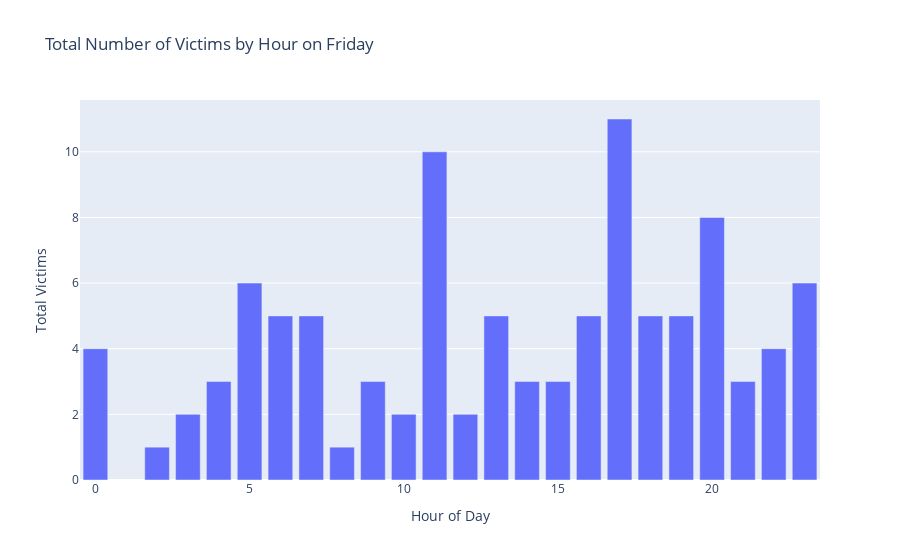
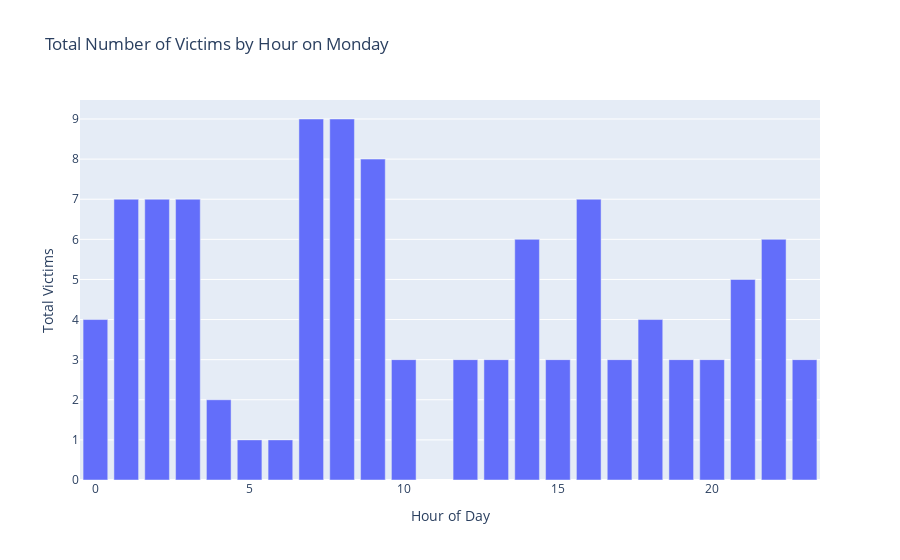
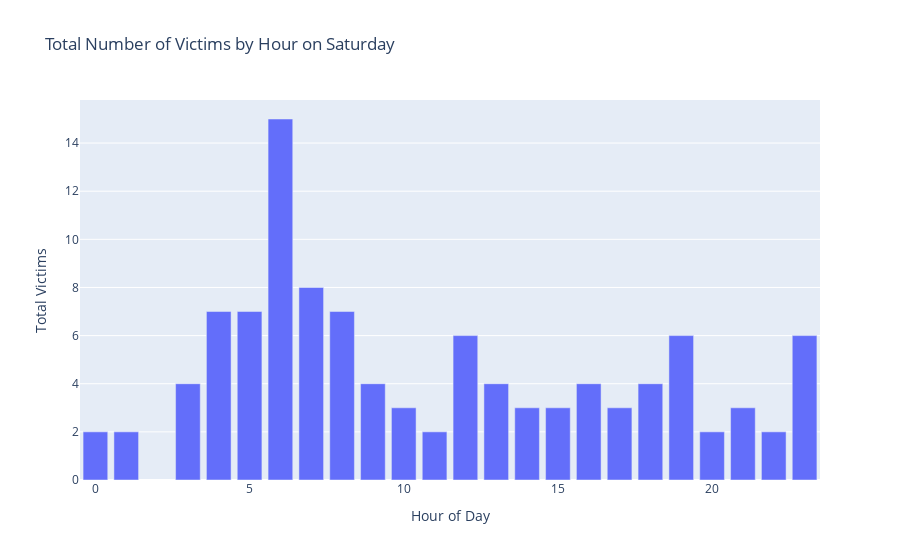
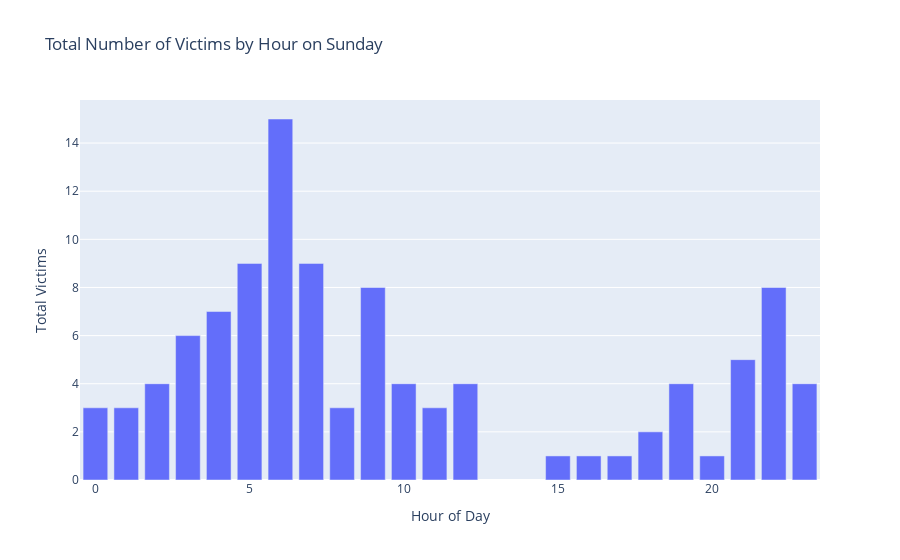

Source (notebook cell) for these figures, in order:
### Code cell
import plotly.express as px

# Group data by day name and hour, summing 'n_victimas'
grouped_data = data_hm.groupby([data_hm['fecha_hora'].dt.day_name().rename('Day_of_Week'), 
                                 data_hm['fecha_hora'].dt.hour.rename('Hour_of_Day')])['n_victimas'].sum().reset_index()

# Iterate over unique days and create a separate bar plot for each day
for day in grouped_data['Day_of_Week'].unique():
    # Filter data for the current day
    day_data = grouped_data[grouped_data['Day_of_Week'] == day]
    
    # Create a bar plot for the current day
    fig = px.bar(day_data, x='Hour_of_Day', y='n_victimas', 
                 title=f'Total Number of Victims by Hour on {day}',
                 labels={'Hour_of_Day': 'Hour of Day', 'n_victimas': 'Total Victims'})
    
    # Show the plot
    fig.show()

### Figure 1 — Plotly figure (JSON) as saved in the notebook; plotly's stock layout.template omitted (floating-point values rounded to 4 significant figures)
{"data": [{"alignmentgroup": "True", "hovertemplate": "Hour of Day=%{x}<br>Total Victims=%{y}<extra></extra>", "legendgroup": "", "marker": {"color": "#636efa", "pattern": {"shape": ""}}, "name": "", "offsetgroup": "", "orientation": "v", "showlegend": false, "textposition": "auto", "type": "bar", "x": [0, 2, 3, 4, 5, 6, 7, 8, 9, 10, 11, 12, 13, 14, 15, 16, 17, 18, 19, 20, 21, 22, 23], "xaxis": "x", "y": [4, 1, 2, 3, 6, 5, 5, 1, 3, 2, 10, 2, 5, 3, 3, 5, 11, 5, 5, 8, 3, 4, 6], "yaxis": "y"}], "layout": {"barmode": "relative", "legend": {"tracegroupgap": 0}, "title": {"text": "Total Number of Victims by Hour on Friday"}, "xaxis": {"anchor": "y", "domain": [0, 1], "title": {"text": "Hour of Day"}}, "yaxis": {"anchor": "x", "domain": [0, 1], "title": {"text": "Total Victims"}}}}

### Figure 2 — Plotly figure (JSON) as saved in the notebook; plotly's stock layout.template omitted (floating-point values rounded to 4 significant figures)
{"data": [{"alignmentgroup": "True", "hovertemplate": "Hour of Day=%{x}<br>Total Victims=%{y}<extra></extra>", "legendgroup": "", "marker": {"color": "#636efa", "pattern": {"shape": ""}}, "name": "", "offsetgroup": "", "orientation": "v", "showlegend": false, "textposition": "auto", "type": "bar", "x": [0, 1, 2, 3, 4, 5, 6, 7, 8, 9, 10, 12, 13, 14, 15, 16, 17, 18, 19, 20, 21, 22, 23], "xaxis": "x", "y": [4, 7, 7, 7, 2, 1, 1, 9, 9, 8, 3, 3, 3, 6, 3, 7, 3, 4, 3, 3, 5, 6, 3], "yaxis": "y"}], "layout": {"barmode": "relative", "legend": {"tracegroupgap": 0}, "title": {"text": "Total Number of Victims by Hour on Monday"}, "xaxis": {"anchor": "y", "domain": [0, 1], "title": {"text": "Hour of Day"}}, "yaxis": {"anchor": "x", "domain": [0, 1], "title": {"text": "Total Victims"}}}}

### Figure 3 — Plotly figure (JSON) as saved in the notebook; plotly's stock layout.template omitted (floating-point values rounded to 4 significant figures)
{"data": [{"alignmentgroup": "True", "hovertemplate": "Hour of Day=%{x}<br>Total Victims=%{y}<extra></extra>", "legendgroup": "", "marker": {"color": "#636efa", "pattern": {"shape": ""}}, "name": "", "offsetgroup": "", "orientation": "v", "showlegend": false, "textposition": "auto", "type": "bar", "x": [0, 1, 3, 4, 5, 6, 7, 8, 9, 10, 11, 12, 13, 14, 15, 16, 17, 18, 19, 20, 21, 22, 23], "xaxis": "x", "y": [2, 2, 4, 7, 7, 15, 8, 7, 4, 3, 2, 6, 4, 3, 3, 4, 3, 4, 6, 2, 3, 2, 6], "yaxis": "y"}], "layout": {"barmode": "relative", "legend": {"tracegroupgap": 0}, "title": {"text": "Total Number of Victims by Hour on Saturday"}, "xaxis": {"anchor": "y", "domain": [0, 1], "title": {"text": "Hour of Day"}}, "yaxis": {"anchor": "x", "domain": [0, 1], "title": {"text": "Total Victims"}}}}

### Figure 4 — Plotly figure (JSON) as saved in the notebook; plotly's stock layout.template omitted (floating-point values rounded to 4 significant figures)
{"data": [{"alignmentgroup": "True", "hovertemplate": "Hour of Day=%{x}<br>Total Victims=%{y}<extra></extra>", "legendgroup": "", "marker": {"color": "#636efa", "pattern": {"shape": ""}}, "name": "", "offsetgroup": "", "orientation": "v", "showlegend": false, "textposition": "auto", "type": "bar", "x": [0, 1, 2, 3, 4, 5, 6, 7, 8, 9, 10, 11, 12, 15, 16, 17, 18, 19, 20, 21, 22, 23], "xaxis": "x", "y": [3, 3, 4, 6, 7, 9, 15, 9, 3, 8, 4, 3, 4, 1, 1, 1, 2, 4, 1, 5, 8, 4], "yaxis": "y"}], "layout": {"barmode": "relative", "legend": {"tracegroupgap": 0}, "title": {"text": "Total Number of Victims by Hour on Sunday"}, "xaxis": {"anchor": "y", "domain": [0, 1], "title": {"text": "Hour of Day"}}, "yaxis": {"anchor": "x", "domain": [0, 1], "title": {"text": "Total Victims"}}}}
